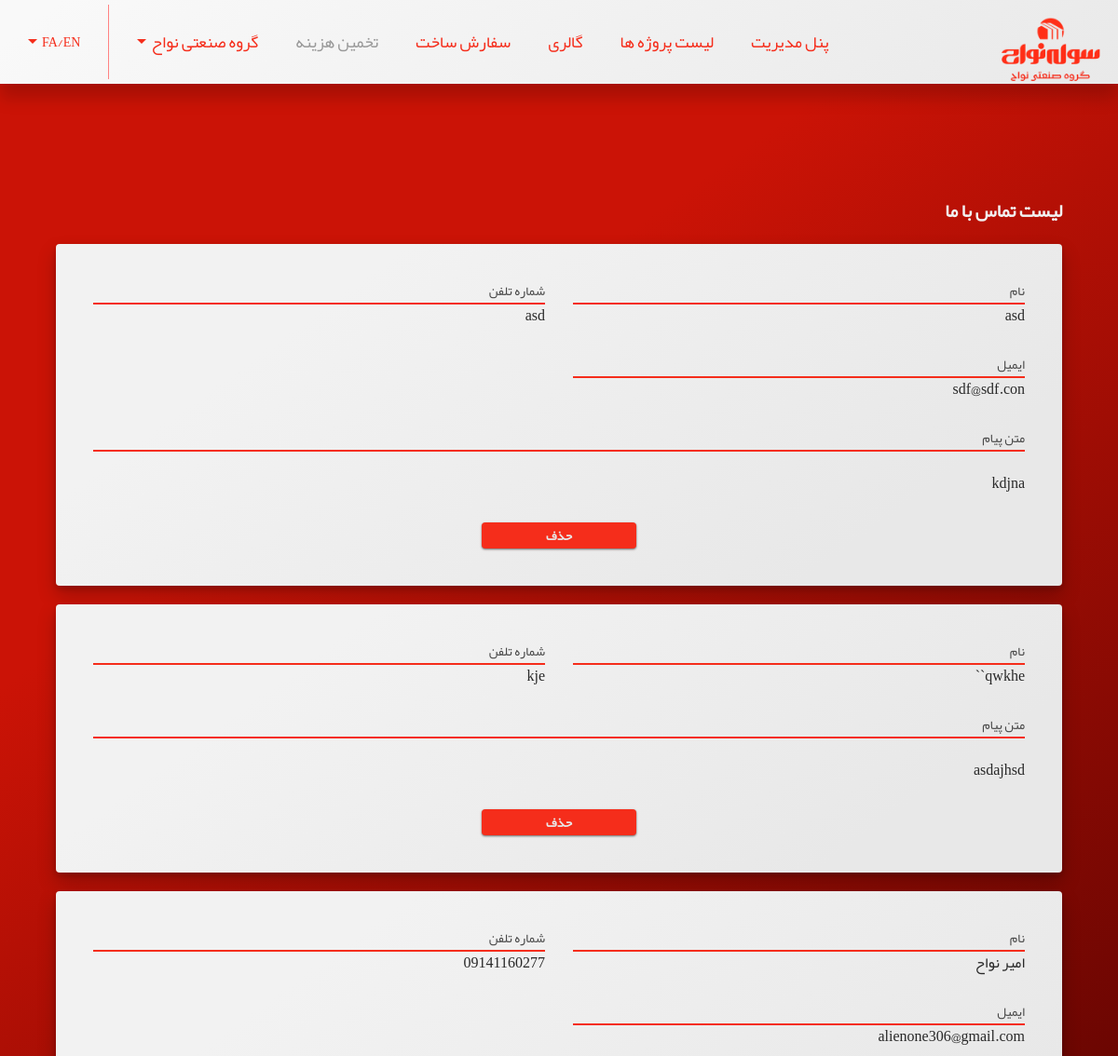
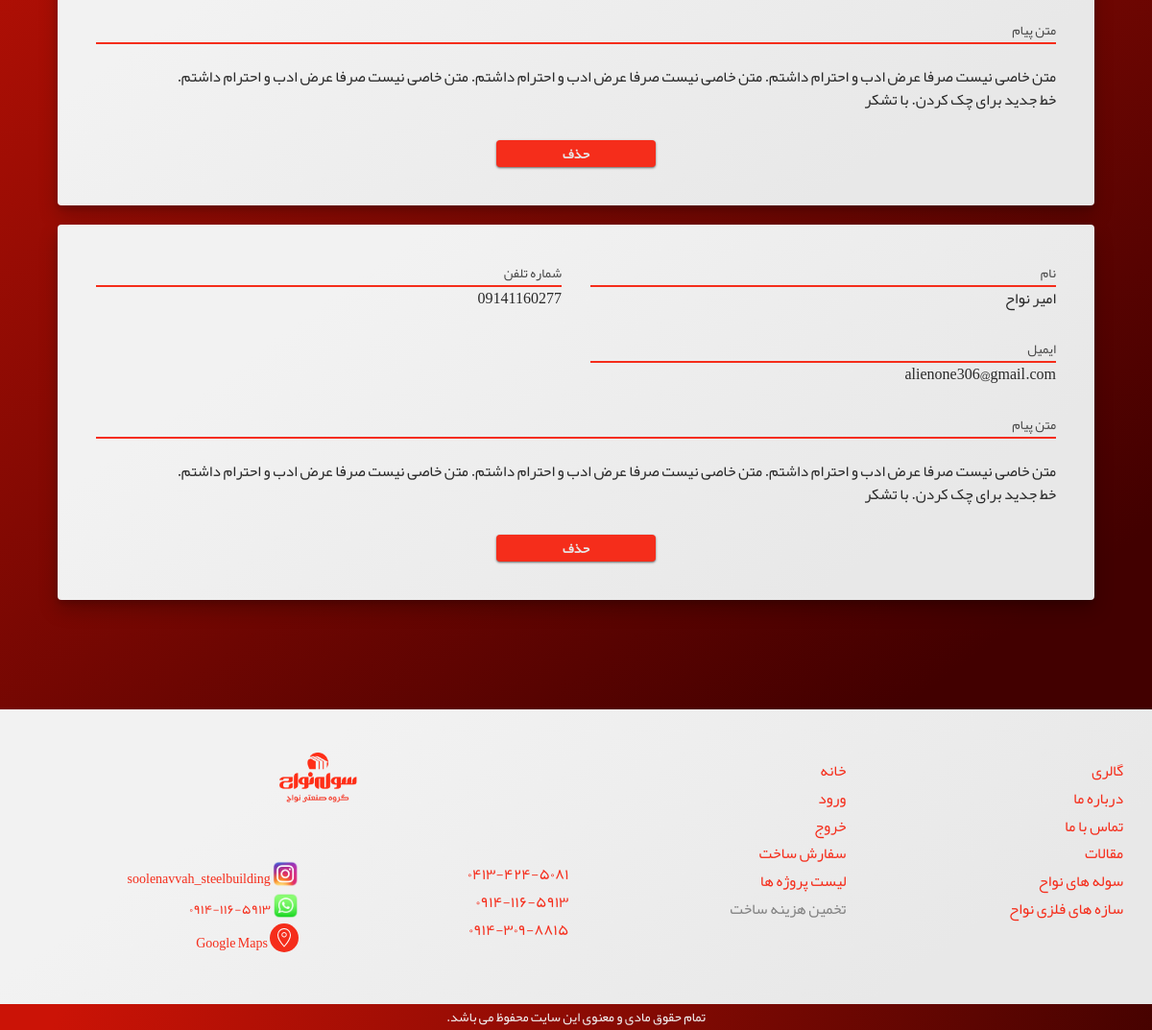
The page /company/contact-us-list/ (signed in) on the database its author committed (2 pictures, top to bottom).
### company/models.py (models this page shows)
class ContactUsModel(models.Model):
    name = models.CharField(max_length = 264, blank = False, null = False)
    email = models.EmailField(blank = True, null = True)
    phone_number = models.CharField(max_length = 264, blank = True, null =True)
    request = models.TextField(null = True, blank = True)
    created_at = models.DateTimeField(default=timezone.now)

### company/views.py (the view)
# urls.py: path('contact-us-list/',ContactUsListView, name = 'contact-us-list'),
@login_required
@superuser_required
def ContactUsListView(request):
    try:
        contactus_list = get_list_or_404(ContactUsModel.objects.order_by('created_at'))
        return render(request,'company/contact-us-list.html',
                      {'contactus_list':contactus_list})
    except:
        return render(request,'company/contact-us-list.html')

### company/templates/company/contact-us-list.html (shortened to what this page needs)
{% extends "BaseTemplates/base1.html" %}
{% block body_block %}
<div style="padding: 5%;" class="uk-align-center">
  <p class="font-5 fYekan-bold gray-text-lighten-4 uk-text-right">
لیست تماس با ما
</p>
{% for contact_us in contactus_list %}
  <div style="max-width:1800px; margin:auto;" class="border-radius-2 shadow-3 uk-card uk-card uk-card-body gray-gradiant fYekan uk-margin">
      <div  class="uk-grid-match uk-grid-medium uk-text-center gray-text-darken-3" uk-grid>
        {% if contact_us.name %}
        <div class="uk-width-1-2@m">
          <label class="uk-form-label uk-text-right border-bottom form-3 gray-text-darken-2" >نام</label>
        {{contact_us.name}}
        </div>
        {% endif %}
        {% if contact_us.phone_number %}
        <div class="uk-width-1-2@m">
          <label class="uk-form-label uk-text-right border-bottom form-3 gray-text-darken-2" >شماره تلفن</label>
        {{contact_us.phone_number}}
        </div>
        {% endif %}
        {% if contact_us.email %}
        <div class="uk-width-1-2@m">
          <label class="uk-form-label uk-text-right border-bottom form-3 gray-text-darken-2" >ایمیل</label>
        {{contact_us.email}}
        </div>
        {% endif %}
        {% if contact_us.request %}
        <div class="uk-width-1-1  uk-text-justify ">
          <label class="uk-form-label uk-text-right border-bottom form-3 gray-text-darken-2 uk-text-justify" >متن پیام</label>
        {{contact_us.request|linebreaks}}
        </div>
        {% endif %}
        <div class="uk-text-left uk-width-1-1">
          <a class="shadow-1 uk-width-1-6 uk-button uk-button-small border-radius-2 fYekan-bold red gray-text-lighten-3 uk-text-center uk-align-center " href="{% url 'company:contact-us-delete' contact_us.pk %}">حذف</a>
        </div>
      </div>
  </div>
  {% endfor %}
</div>
{% endblock %}

### rows shown on the page
ContactUsModel: name "asd", phone_number "asd", email "sdf@sdf.con", request "kdjna"
ContactUsModel: name "qwkhe``", phone_number "kje", request "asdajhsd"
ContactUsModel: name "امیر نواح", phone_number "09141160277", email "alienone306@gmail.com", request "متن خاصی نیست صرفا عرض ادب و احترام داشتم. متن خاصی نیست صرفا عرض ادب و احترام داشتم. متن خاصی نیست صرفا عرض ادب و احترام داشتم. خط جدید برای چک کردن. با تشکر"
ContactUsModel: name "امیر نواح", phone_number "09141160277", email "alienone306@gmail.com", request "متن خاصی نیست صرفا عرض ادب و احترام داشتم. متن خاصی نیست صرفا عرض ادب و احترام داشتم. متن خاصی نیست صرفا عرض ادب و احترام داشتم. خط جدید برای چک کردن. با تشکر"
